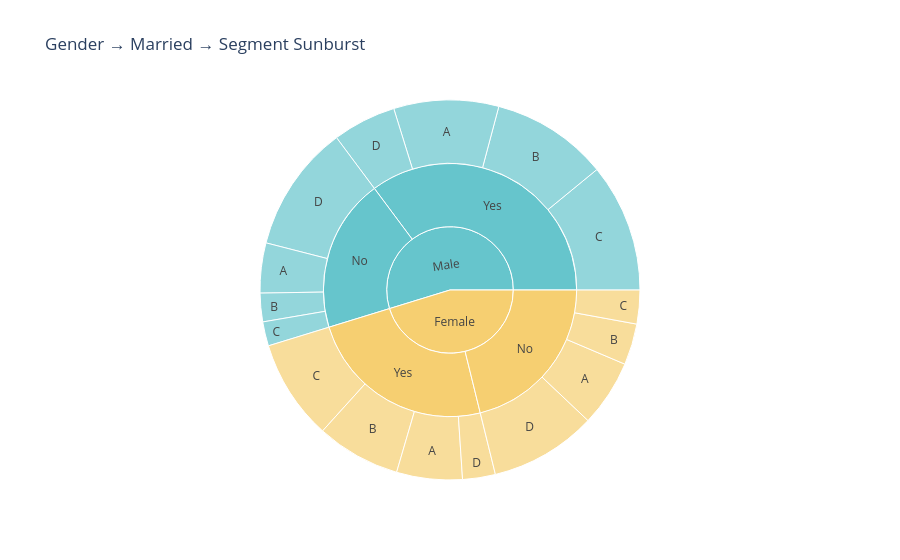

Here is the notebook cell this chart was saved with:
### Code cell
# 4e. Gender & Married breakdown
fig5 = px.sunburst(
    df, path=["Gender", "Ever_Married", "Segmentation"],
    title="Gender → Married → Segment Sunburst",
    color_discrete_sequence=px.colors.qualitative.Pastel
)
fig5.write_html("chart_sunburst.html")
fig5.show()

### Figure 1 — Plotly figure (JSON) as saved in the notebook; plotly's stock layout.template omitted (floating-point values rounded to 4 significant figures)
{"data": [{"branchvalues": "total", "domain": {"x": [0, 1], "y": [0, 1]}, "hovertemplate": "labels=%{label}<br>count=%{value}<br>parent=%{parent}<br>id=%{id}<extra></extra>", "ids": ["Female/No/A", "Male/No/A", "Female/Yes/A", "Male/Yes/A", "Female/No/B", "Male/No/B", "Female/Yes/B", "Male/Yes/B", "Female/No/C", "Male/No/C", "Female/Yes/C", "Male/Yes/C", "Female/No/D", "Male/No/D", "Female/Yes/D", "Male/Yes/D", "Female/No", "Male/No", "Female/Yes", "Male/Yes", "Female", "Male"], "labels": ["A", "A", "A", "A", "B", "B", "B", "B", "C", "C", "C", "C", "D", "D", "D", "D", "No", "No", "Yes", "Yes", "Female", "Male"], "name": "", "parents": ["Female/No", "Male/No", "Female/Yes", "Male/Yes", "Female/No", "Male/No", "Female/Yes", "Male/Yes", "Female/No", "Male/No", "Female/Yes", "Male/Yes", "Female/No", "Male/No", "Female/Yes", "Male/Yes", "Female", "Male", "Female", "Male", "", ""], "type": "sunburst", "values": [458, 343, 451, 720, 283, 196, 578, 801, 232, 166, 690, 882, 734, 873, 225, 436, 1707, 1578, 1944, 2839, 3651, 4417]}], "layout": {"legend": {"tracegroupgap": 0}, "sunburstcolorway": ["rgb(102, 197, 204)", "rgb(246, 207, 113)", "rgb(248, 156, 116)", "rgb(220, 176, 242)", "rgb(135, 197, 95)", "rgb(158, 185, 243)", "rgb(254, 136, 177)", "rgb(201, 219, 116)", "rgb(139, 224, 164)", "rgb(180, 151, 231)", "rgb(179, 179, 179)"], "title": {"text": "Gender → Married → Segment Sunburst"}}}
